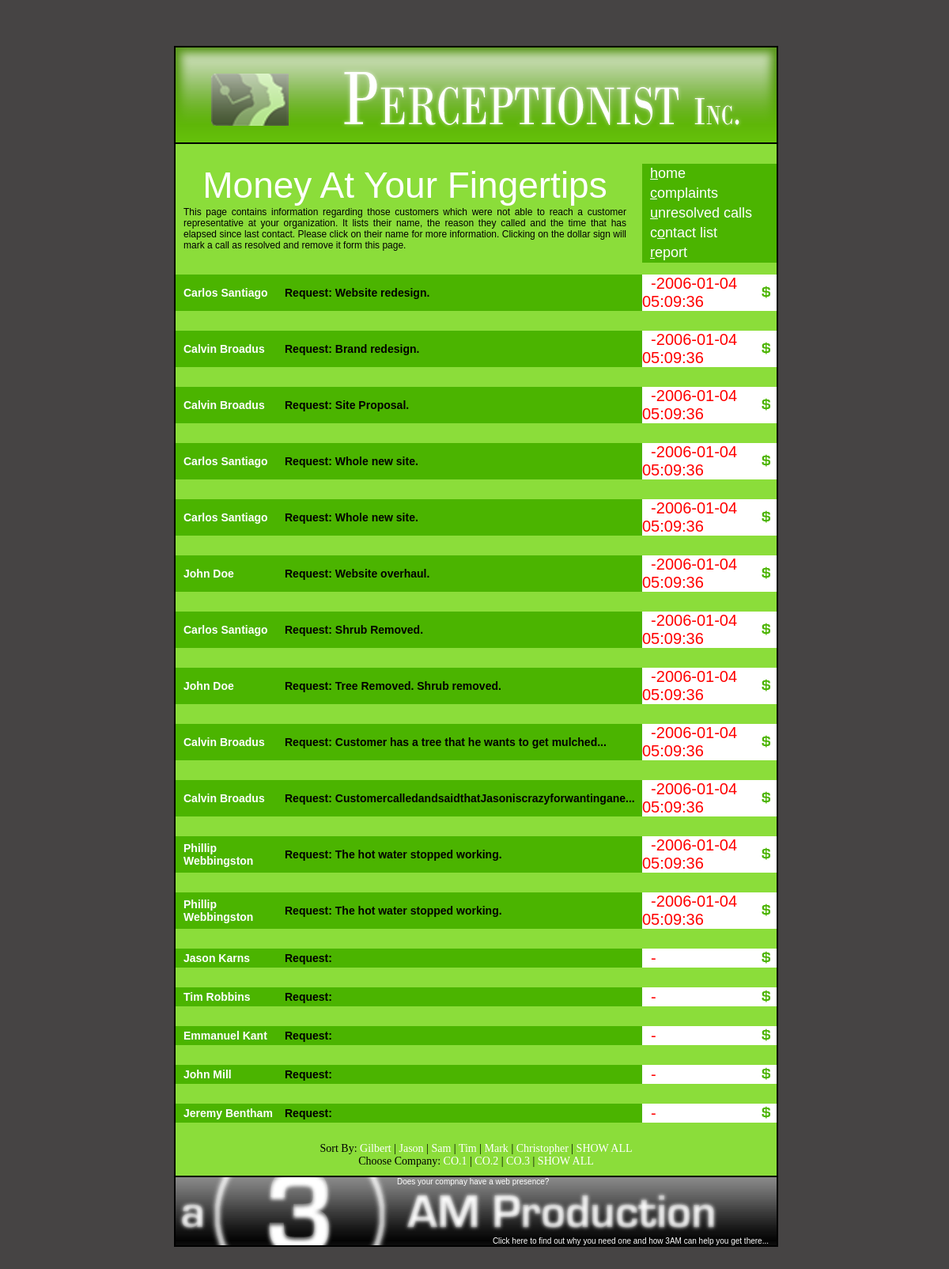
The page / on the database its author committed.
### tables this page shows
CREATE TABLE `customer` (
  `customer_id` int(11) NOT NULL,
  `fname` varchar(25) DEFAULT NULL,
  `mname` varchar(25) DEFAULT NULL,
  `lname` varchar(25) DEFAULT NULL,
  `address` varchar(50) DEFAULT NULL,
  `city` varchar(30) DEFAULT NULL,
  `state` char(2) DEFAULT NULL,
  `zip` mediumint(5) DEFAULT NULL,
  `phone` varchar(17) DEFAULT NULL
);

CREATE TABLE `call` (
  `call_id` int(11) NOT NULL,
  `company_id` int(11) DEFAULT NULL,
  `customer_id` int(11) DEFAULT NULL,
  `call_time` timestamp NOT NULL DEFAULT CURRENT_TIMESTAMP ON UPDATE CURRENT_TIMESTAMP,
  `request` text,
  `resolved` tinyint(4) DEFAULT NULL
);

CREATE TABLE `employee` (
  `employee_id` int(11) NOT NULL,
  `company_id` int(11) DEFAULT NULL,
  `employee_fname` varchar(25) DEFAULT NULL,
  `employee_mname` varchar(25) DEFAULT NULL,
  `employee_lname` varchar(25) DEFAULT NULL
);

CREATE TABLE `company` (
  `company_id` int(11) NOT NULL,
  `company_name` varchar(50) DEFAULT NULL,
  `company_address` varchar(50) DEFAULT NULL,
  `company_city` varchar(30) DEFAULT NULL,
  `company_state` char(2) DEFAULT NULL,
  `company_zip` mediumint(5) DEFAULT NULL,
  `company_phone` varchar(17) DEFAULT NULL
);

### index.php (the view, shortened to what this page needs)
<?php
include('db.inc.php');
if(!is_null($_REQUEST['coid']) and is_numeric($_REQUEST['coid'])){
  $coid = $_REQUEST['coid'];
	$_SESSION['coid'] = $_REQUEST['coid'];}
elseif(!is_null($_SESSION['coid']) and is_numeric($_SESSION['coid']) and $_REQUEST['coid'] != "all") $coid = $_SESSION['coid'];
else $coid = NULL;
?>
<!DOCTYPE html PUBLIC "-//W3C//DTD XHTML 1.1//EN" "http://www.w3.org/TR/xhtml11/DTD/xhtml11.dtd">
<html xmlns="http://www.w3.org/1999/xhtml" xml:lang="en">
<head>
  <link rel="stylesheet" href="constant.css" type="text/css" media="screen" />
  <link rel="stylesheet" href="perceptionist.css" type="text/css" media="screen" />
</head>
<body>
<div id="header"></div>
<div id="container">
<div id="titlebar"></div>
<div id="main">
<div id="navfill">
<h1>Money At Your Fingertips</h1>
This page contains information regarding those customers which were not able to reach a customer representative at your organization. It lists their name, the reason they called and the time that has elapsed since last contact. Please click on their name for more information. Clicking on the dollar sign will mark a call as resolved and remove it form this page.
</div>
<ul id="nav">
	<li><a href="index.php" accesskey="h"><em>h</em>ome</a></li>
	<li><a href="report.php#complaints" accesskey="c"><em>c</em>omplaints</a></li>
	<li><a href="report.php#unresolved" accesskey="u"><em>u</em>nresolved calls</a></li>
	<li><a href="contact.php" accesskey="o">c<em>o</em>ntact list</a></li>
	<li><a href="report.php" accesskey="r"><em>r</em>eport</a></li>
</ul>
<br style="clear:both;" />
<div id="tablewrapper">
<table id="calls">
<tbody>
<?php
if(!is_null($coid)) $company = '(call.company_id = '.$coid.') AND ';
else $company = '';
$sql = 'SELECT DISTINCT call.call_id,flow.employee_id,customer.fname,customer.lname,call.request,customer.customer_id,call.call_time FROM customer LEFT JOIN `call` ON (customer.customer_id = call.customer_id) LEFT JOIN flow ON (call.call_id = flow.call_id)';
$result = mysqli_query($db, $sql);
$counter = 1;
while ($row = @mysqli_fetch_assoc($result))
{
$request = $row['request'];
if(strlen($request) > 50){
  $request = substr($request,0,50);
	$pos = strrpos ($request,'.');
	if($pos !== false) $request = substr($request,0,$pos+1 );
	else {
		$pos = strrpos ($request,' ');
		if($pos !== false) $request = substr($request,0,$pos) . '...';
		else $request .= '...';
	}
}
echo "<tr>\n";
echo ' <td class="one"><a href="customer.php?cid='.$row['customer_id'].'&amp;call_id='.$row['call_id'].'">'.$row['fname'].' '.$row['lname'].'</a></td>'."\n";
echo ' <td class="two">Request: '.$request.'</td>'."\n";
echo ' <td class="three">&nbsp; -<span id="countdown'.$counter.'">'.$row['call_time'].'</span></td>'."\n";
echo ' <td class="four"><a href="resolve.php?call_id='.$row['call_id'].'&amp;refer='.$PHP_SELF.'" title="Click to resolve this call." onclick="return confirm(\'Click \\\'OK\\\' if '.$row['fname'].' '.$row['lname'].'\\\'s call has been resolved.\');"><img src="images/resolve.gif" alt="Resolve Call" /></a></td>';
echo '</tr>'."\n";
$counter++;
}
?>
</tbody>
</table>
</div>
<div id="sort">Sort By:
<?php
if(!is_null($coid)) $company = ' WHERE employee.company_id = '.sql_scrub($coid);
else $company = '';
$sql = 'SELECT employee.employee_id,employee.employee_fname FROM employee'.$company;
$result = mysqli_query($db, $sql);
while($row = @mysqli_fetch_assoc($result)){
	echo '<a href="'.$PHP_SELF.'?eid='.$row['employee_id'].'">'.$row['employee_fname'].'</a> | '."\n";
}
echo '<a href="'.$PHP_SELF.'?eid=all">SHOW ALL</a>'."\n";
echo '<div>Choose Company: ';
$result = mysqli_query($db, 'SELECT company_id FROM company');
while($row = @mysqli_fetch_assoc($result)){echo '<a href="'.$PHP_SELF.'?coid='.$row['company_id'].'">CO.'.$row['company_id'].'</a> | ';}
echo '<a href="'.$PHP_SELF.'?coid=all">SHOW ALL</a></div>';
?>
</div>
<a href="http://student.cob.ohio-state.edu/velasquez_13">
  <span id="innerfooter">
	  <span class="ifootertop">Does your compnay have a web presence?</span>
		<span class="ifooterbottom">Click here to find out why you need one and how 3AM can help you get there...</span>
	</span>
</a>
</div>
</div>
<div id="footer"></div>
</body>
</html>

### constant.css (style rules this page uses)
html { margin: 0; padding: 0; background: #464444; font-family: "Verdana", "Trebuchet MS", "Lucida Sans Unicode", sans-serif; font-size: 14px; color: white; text-align: left; min-height: 100%; margin-bottom: 1px; }
#header { height: 50px; }
#container { max-width: 760px; width: expression(document.body.clientWidth > 760? "760px": "auto"); margin: 0 auto; padding: 0; text-align: left; border:0; }
#titlebar { width: 100%; float: left; background: #2D6400 url('images/PerceptionBar3D.png') no-repeat; border: 2px solid black; border-bottom: 0; }
#nav { width: 170px; float: right; text-align: left; font-size: 18px; font-family: "Trebuchet MS", "Century Gothic", "Lucida Sans Unicode", sans-serif; font-weight: normal; margin:0; padding:0; margin-bottom: 15px; list-style-type:none; marker-offset:inside; }
#nav li { margin:0; padding:0; }
#nav a { display:block; padding: 2px 10px; background: #4BB400; width:150px; }
#nav a:link, #nav a:visited { color: white; text-decoration: none; font-weight: normal; }
#nav em { font-style:normal; text-decoration:underline; }
#navfill { width: 560px; float: left; padding: 10px; padding-top: 0; text-align: justify; font-family: "Century Gothic", sans-serif; font-size: 12px; }
#titlebar { min-height: 120px; height: expression(document.body.clientWidth > 120? "120px": "auto"); }
#main { float: left; width: 100%; padding-top: 25px; background: #8BDD3A; color: black; border: 2px solid black; }
#innerfooter { display:block; position:relative; background: black url(images/branding.gif) center no-repeat; color: white; border-top: 2px solid black; clear: both; width: 734px; height: 80px; font-family: Verdana, sans-serif; font-size: 10px; padding: 3px; padding-right: 23px; cursor: hand; }
.ifootertop { position:absolute; top:0; left:280px; }
.ifooterbottom { position:absolute; bottom:0; right:10px; }
#footer { clear: both; width: 100%; height: 50px; }
h1 { margin:0; padding:0; font-size: 46px; color: white; text-align: center; font-weight:normal; }

### perceptionist.css (style rules this page uses)
#sort { font-family: verdana; text-align: center; margin-bottom:10px; }
a:link, a:visited { color: white; text-decoration: none; display: block; }
#sort a { display: inline; }
table#calls { width:760px; border-collapse:collapse; }
tr { padding: 25px; font-weight: bold; }
td { text-align: left; border-bottom: 25px solid #8BDD3A; }
.one { width: 120px; background: #4BB400; padding: 4px; padding-left: 10px; }
.two { width: auto; background: #4BB400; color: black; padding: 4px; }
.three { width: 150px; background: white; font-family: "BitDust Two", "Dungeon", sans-serif; color: red; font-size: 20px; padding: 0px; font-weight: normal; }
.four { width: 15px; background: white; padding-right: 4px; }
.four img { border:0; }

### rows shown on the page
customer: fname "Carlos", lname "Santiago", call.request "Website redesign.", call.request "Whole new site.", call.request "Shrub Removed."
customer: fname "Calvin", lname "Broadus", call.request "Brand redesign.", call.request "Site Proposal.", call.request "Customer has a tree that he wants to get mulched...", call.request "CustomercalledandsaidthatJasoniscrazyforwantingane..."
customer: fname "John", lname "Doe", call.request "Website overhaul.", call.request "Tree Removed. Shrub removed."
customer: fname "Phillip", lname "Webbingston", call.request "The hot water stopped working."
customer: fname "Jason", lname "Karns"
customer: fname "Tim", lname "Robbins"
customer: fname "Emmanuel", lname "Kant"
customer: fname "John", lname "Mill"
customer: fname "Jeremy", lname "Bentham"
employee: employee_fname "Gilbert"
employee: employee_fname "Jason"
employee: employee_fname "Sam"
employee: employee_fname "Tim"
employee: employee_fname "Mark"
employee: employee_fname "Christopher"
company: company_id "1"
company: company_id "2"
company: company_id "3"
